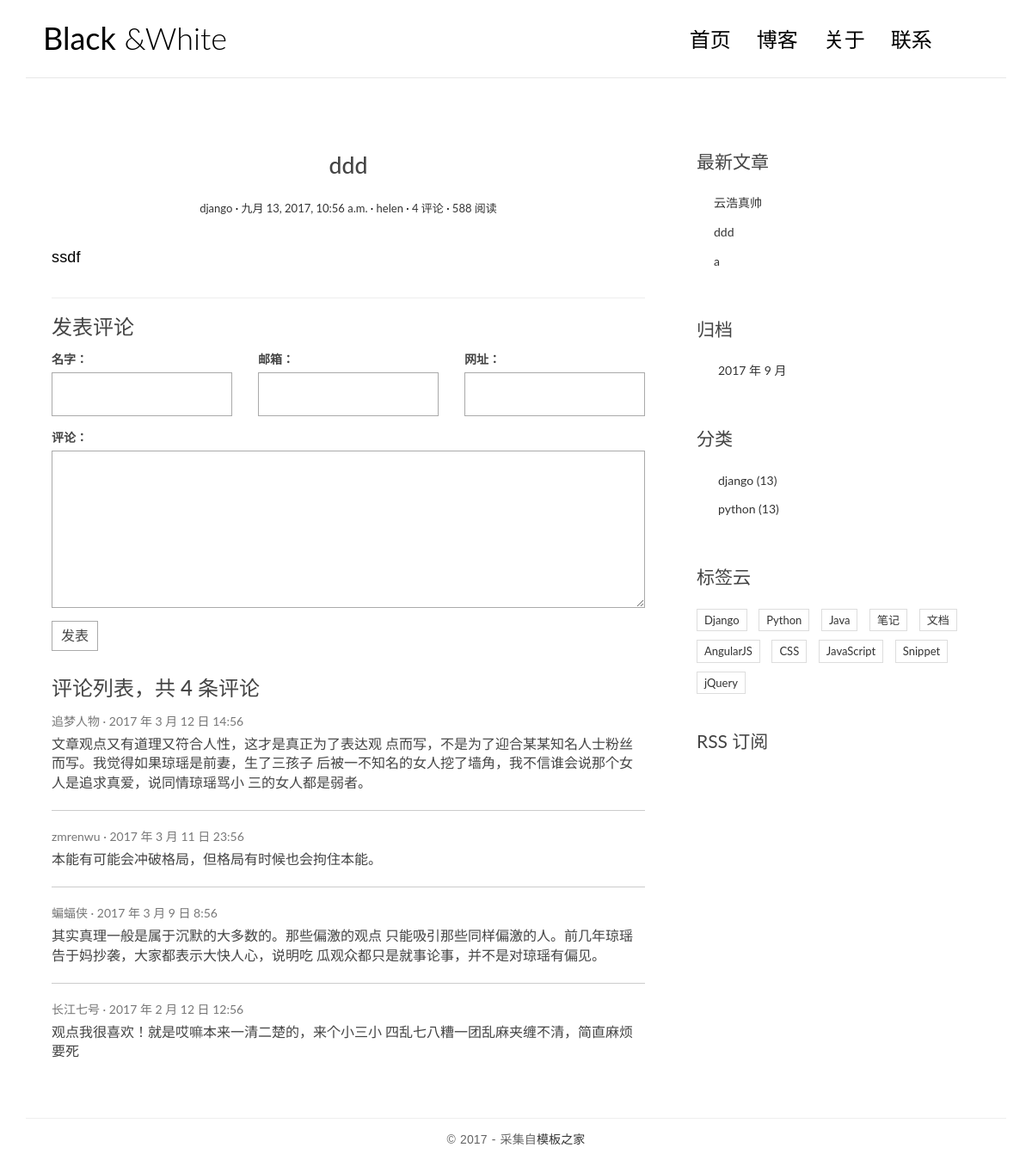
The app's page /post/2/ with its own data.
### blog/models.py (models this page shows, shortened)
class Post(models.Model):
    title = models.CharField(max_length=64)
    body = models.TextField()
    created_time = models.DateTimeField()
    modified_time = models.DateTimeField()
    excerpt = models.CharField(max_length=256,blank=True)
    category = models.ForeignKey(Category)
    tage = models.ManyToManyField(Tag,blank=True)
    author = models.ForeignKey(User)
    def get_absolute_url(self):
        return reverse('blog:detail',kwargs={'pk':self.pk})

class Category(models.Model):
    name = models.CharField(max_length=64)

### blog/views.py (the view)
# urls.py: url(r'^post/(?P<pk>[0-9]+)/$',views.detail,name = 'detail'),
def detail(request,pk):
    post = get_object_or_404(Post,pk=pk)
    post.body = markdown.markdown(post.body,extensions = [
        'markdown.extensions.extra',
        'markdown.extensions.codehilite',
        'markdown.extensions.toc',
    ])
    return render(request,'blog/detail.html',context={'post': post})

### blog/templatetags/blog_tags.py (called while the page is built)
@register.simple_tag
def get_recent_posts(num=5):
    return Post.objects.all().order_by('-created_time')[:num]

@register.simple_tag
def archives():
    return Post.objects.dates('created_time','month',order='DESC')

@register.simple_tag
def get_categories():
    return Category.objects.all()

### templates/blog/detail.html
{% extends 'blog/base.html' %}
{% block main %}
<article class="post post-{{ post.pk }}">
    <header class="entry-header">
        <h1 class="entry-title">{{ post.title }}</h1>
        <div class="entry-meta">
            <span class="post-category"><a href="#">{{ post.category.name }}</a></span>
            <span class="post-date"><a href="#"><time class="entry-date" datetime="{{ post.created_time }}">{{ post.created_time }}</time></a></span>
            <span class="post-author"><a href="#">{{ post.author }}</a></span>
            <span class="comments-link"><a href="#">4 评论</a></span>
            <span class="views-count"><a href="#">588 阅读</a></span>
        </div>
    </header>
    <div class="entry-content clearfix">
        {{ post.body|safe }}
    </div>
</article>
<section class="comment-area" id="comment-area">
    <hr>
    <h3>发表评论</h3>
    <form action="#" method="post" class="comment-form">
        <div class="row">
            <div class="col-md-4">
                <label for="id_name">名字：</label>
                <input type="text" id="id_name" name="name" required>
            </div>
            <div class="col-md-4">
                <label for="id_email">邮箱：</label>
                <input type="email" id="id_email" name="email" required>
            </div>
            <div class="col-md-4">
                <label for="id_url">网址：</label>
                <input type="text" id="id_url" name="url">
            </div>
            <div class="col-md-12">
                <label for="id_comment">评论：</label>
                <textarea name="comment" id="id_comment" required></textarea>
                <button type="submit" class="comment-btn">发表</button>
            </div>
        </div>
    </form>
    <div class="comment-list-panel">
        <h3>评论列表，共 <span>4</span> 条评论</h3>
        <ul class="comment-list list-unstyled">
            <li class="comment-item">
                <span class="nickname">追梦人物</span>
                <time class="submit-date" datetime="2012-11-09T23:15:57+00:00">2017 年 3 月 12 日 14:56</time>
                <div class="text">
                    文章观点又有道理又符合人性，这才是真正为了表达观
                    点而写，不是为了迎合某某知名人士粉丝而写。我觉得如果琼瑶是前妻，生了三孩子
                    后被一不知名的女人挖了墙角，我不信谁会说那个女人是追求真爱，说同情琼瑶骂小
                    三的女人都是弱者。
                </div>
            </li>
            <li class="comment-item">
                <span class="nickname">zmrenwu</span>
                <time class="submit-date" datetime="2012-11-09T23:15:57+00:00">2017 年 3 月 11 日 23:56</time>
                <div class="text">
                    本能有可能会冲破格局，但格局有时候也会拘住本能。
                </div>
            </li>
            <li class="comment-item">
                <span class="nickname">蝙蝠侠</span>
                <time class="submit-date" datetime="2012-11-09T23:15:57+00:00">2017 年 3 月 9 日 8:56</time>
                <div class="text">
                    其实真理一般是属于沉默的大多数的。那些偏激的观点
                    只能吸引那些同样偏激的人。前几年琼瑶告于妈抄袭，大家都表示大快人心，说明吃
                    瓜观众都只是就事论事，并不是对琼瑶有偏见。
                </div>
            </li>
            <li class="comment-item">
                <span class="nickname">长江七号</span>
                <time class="submit-date" datetime="2012-11-09T23:15:57+00:00">2017 年 2 月 12 日 12:56</time>
                <div class="text">
                    观点我很喜欢！就是哎嘛本来一清二楚的，来个小三小
                    四乱七八糟一团乱麻夹缠不清，简直麻烦要死
                </div>
            </li>
        </ul>
    </div>
</section>
{% endblock main %}

### templates/blog/base.html (shortened to what this page needs)
{% load staticfiles %}
{%load blog_tags%}
<html>
<head>
    <link rel="stylesheet" href="{% static 'blog/css/bootstrap.min.css' %}">
    <link rel="stylesheet" href="{% static 'blog/css/custom.css' %}">
    <link rel="stylesheet" href="{% static 'blog/css/pace.css' %}">
    <link rel="stylesheet" href="http://code.ionicframework.com/ionicons/2.0.1/css/ionicons.min.css">
    <link rel="stylesheet" href="{% static 'blog/css/highlights/github.css' %}">
</head>
<body>
<div class="container">
    <header id="site-header">
        <div class="row">
            <div class="col-md-4 col-sm-5 col-xs-8">
                <div class="logo">
                    <h1><a href="index.html"><b>Black</b> &amp;White</a></h1>
                </div>
            </div>
            <div class="col-md-8 col-sm-7 col-xs-4">
                <nav class="main-nav" role="navigation">
                    <div class="collapse navbar-collapse" id="bsexample-navbar-collapse-1">
                        <ul class="nav navbar-nav navbar-right">
                            <li class="cl-effect-11"><a href="index.html" data-hover="首页">首页</a></li>
                            <li class="cl-effect-11"><a href="fullwidth.html" data-hover="博客">博客</a></li>
                            <li class="cl-effect-11"><a href="about.html" data-hover="关于">关于</a></li>
                            <li class="cl-effect-11"><a href="contact.html" data-hover="联系">联系</a></li>
                        </ul>
                    </div>
                </nav>
            </div>
        </div>
    </header>
</div>
<div class="content-body">
    <div class="container">
        <div class="row">
            <main class="col-md-8">
                {% block main %}
                {% endblock %}
            </main>
            <aside class="col-md-4">
                <div class="widget widget-recent-posts">
                    <h3 class="widget-title">最新文章</h3>
                    {% get_recent_posts as recent_post_list %}
                    <ul>
                       {% for post in recent_post_list %}
                        <li>
                            <a href="{{ post.get_absolute_url }}">{{ post.title }}</a>
                        </li>
                        {% empty %}
                          暂无文章！
                        {% endfor %}
                    </ul>
                </div>
                <div class="widget widget-archives">
                    <h3 class="widget-title">归档</h3>
                    {% archives as date_list %}
                    <ul>
                       {% for date in date_list %}
                        <li>
                            <a href="{% url 'blog:archives' date.year date.month %}">
                                {{ date.year }} 年 {{ date.month }} 月
                            </a>
                        </li>
                        {% empty %}
                          暂无归档！
                        {% endfor %}
                    </ul>
                </div>
                <div class="widget widget-category">
                    <h3 class="widget-title">分类</h3>
                    {% get_categories as category_list %}
                    <ul>
                        {% for category in category_list %}
                        <li>
                           <a href="#">{{ category.name }} <span class="post-count">(13)</span></a>
                        </li>
                         {% endfor %}
                    </ul>
                </div>
                <div class="widget widget-tag-cloud">
                    <h3 class="widget-title">标签云</h3>
                    <ul>
                        <li>
                            <a href="#">Django</a>
                        </li>
                        <li>
                            <a href="#">Python</a>
                        </li>
                        <li>
                            <a href="#">Java</a>
                        </li>
                        <li>
                            <a href="#">笔记</a>
                        </li>
                        <li>
                            <a href="#">文档</a>
                        </li>
                        <li>
                            <a href="#">AngularJS</a>
                        </li>
                        <li>
                            <a href="#">CSS</a>
                        </li>
                        <li>
                            <a href="#">JavaScript</a>
                        </li>
                        <li>
                            <a href="#">Snippet</a>
                        </li>
                        <li>
                            <a href="#">jQuery</a>
                        </li>
                    </ul>
                </div>
                <div class="rss">
                    <a href=""> RSS 订阅</a>
                </div>
            </aside>
        </div>
    </div>
</div>
<footer id="site-footer">
    <div class="container">
        <div class="row">
            <div class="col-md-12">
                <p class="copyright">&copy 2017 - 采集自<a href="http://www.cssmoban.com/" target="_blank" title="模板之家">模板之家</a></p>
            </div>
        </div>
    </div>
</footer>
</body>
</html>

### blog/static/blog/css/custom.css (style rules this page uses)
* { outline: none; }
h1, h2, h3, h4, h5, h6 { margin-top: 0; }
b { font-weight: 400; }
a { color: #333; }
body { color: #444; font-family: 'Lato', sans-serif; }
p { font-family: 'Ubuntu', sans-serif; font-weight: 400; word-spacing: 1px; letter-spacing: 0.01em; }
#site-header { background-color: #FFF; padding: 25px 20px; margin-bottom: 40px; border-bottom: 1px solid #e7e7e7; }
.logo h1 a { color: #000; }
.logo h1 { margin: 0; font-family: 'Lato', sans-serif; font-weight: 300; }
.main-nav { margin-top: 11px; max-width: 95%; }
.main-nav a { color: #000000 !important; padding: 0 0 5px 0 !important; margin-right: 30px; font-family: 'Lato', sans-serif; font-weight: 300; font-size: 24px; }
.cl-effect-11 a { padding: 10px 0; color: #0972b4; text-shadow: none; }
.cl-effect-11 a::before { position: absolute; top: 0; left: 0; overflow: hidden; padding: 0 0 5px 0 !important; max-width: 0; border-bottom: 1px solid #000; color: #000; content: attr(data-hover); white-space: nowrap; -webkit-transition: max-width 0.5s; -moz-transition: max-width 0.5s; transition: max-width 0.5s; }
.content-body { padding-bottom: 4em; }
.post { background: #fff; padding: 30px 30px 0; }
.entry-title { text-align: center; font-size: 1.9em; margin-bottom: 20px; line-height: 1.6; padding: 10px 20px 0; }
.entry-meta { text-align: center; color: #DDDDDD; font-size: 13px; margin-bottom: 30px; }
.entry-content { font-size: 18px; line-height: 1.9; font-weight: 300; color: #000; }
.post-category::after, .post-date::after, .post-author::after, .comments-link::after { content: ' ·'; color: #000; }
.widget { background: #fff; padding: 30px 0 0; }
.widget-title { font-size: 1.5em; margin-bottom: 20px; line-height: 1.6; padding: 10px 0 0; font-weight: 400; }
.widget-recent-posts ul { padding: 0; margin: 0; padding-left: 20px; }
.widget-recent-posts ul li { list-style-type: none; position: relative; line-height: 170%; margin-bottom: 10px; }
.widget-recent-posts ul li::before { content: '\f3d3'; font-family: "Ionicons"; position: absolute; left: -17px; top: 3px; font-size: 16px; color: #000; }
.widget-archives ul { padding: 0; margin: 0; padding-left: 25px; }
.widget-archives ul li { list-style-type: none; position: relative; line-height: 170%; margin-bottom: 10px; }
.widget-archives ul li::before { content: '\f3f3'; font-family: "Ionicons"; position: absolute; left: -25px; top: 1px; font-size: 16px; color: #000; }
.widget-category ul { padding: 0; margin: 0; padding-left: 25px; }
.widget-category ul li { list-style-type: none; position: relative; line-height: 170%; margin-bottom: 10px; }
.widget-category ul li::before { content: '\f3fe'; font-family: "Ionicons"; position: absolute; left: -25px; top: 1px; font-size: 18px; color: #000; }
.widget-tag-cloud ul { padding: 0; margin: 0; margin-right: -10px; }
.widget-tag-cloud ul li { list-style-type: none; font-size: 13px; display: inline-block; margin-right: 10px; margin-bottom: 10px; padding: 3px 8px; border: 1px solid #ddd; }
.rss { font-size: 21px; margin-top: 30px; }
.rss a { color: #444; }
#site-footer { padding-top: 10px; padding: 0 0 1.5em 0; }
.copyright { text-align: center; padding-top: 1em; margin: 0; border-top: 1px solid #eee; color: #666; }
.contact-form input, .comment-form input { border: 1px solid #aaa; margin-bottom: 15px; width: 100%; padding: 15px 15px; font-size: 16px; line-height: 100%; transition: 0.4s border-color linear; }
.contact-form textarea, .comment-form textarea { border: 1px solid #aaa; margin-bottom: 15px; width: 100%; padding: 15px 15px; font-size: 16px; line-height: 20px !important; min-height: 183px; transition: 0.4s border-color linear; }
.comment-area { padding: 0 30px 0; }
.comment-form { margin-top: 15px; }
.comment-form .comment-btn { background-color: #fff; border: 1px solid #aaa; font-size: 16px; padding: 5px 10px; }
.comment-list-panel { margin-top: 30px; }
.comment-list { margin-top: 15px; }
.comment-item:not(:last-child) { border-bottom: 1px #ccc solid; margin-bottom: 20px; padding-bottom: 20px; }
.comment-item .nickname, .comment-item .submit-date { color: #777; font-size: 14px; }
.comment-item .nickname:after { content: ' ·'; }
.comment-item .text { padding-top: 5px; font-size: 16px; }

### records on screen
Post: title "ddd", category.name "django", created_time "九月 13, 2017, 10:56 a.m.", author "helen", body "ssdf"
Post: title "云浩真帅"
Post: title "a"
Category: name "django"
Category: name "python"

### other values on screen
{{ date.year }} "2017"
{{ date.month }} "9"
